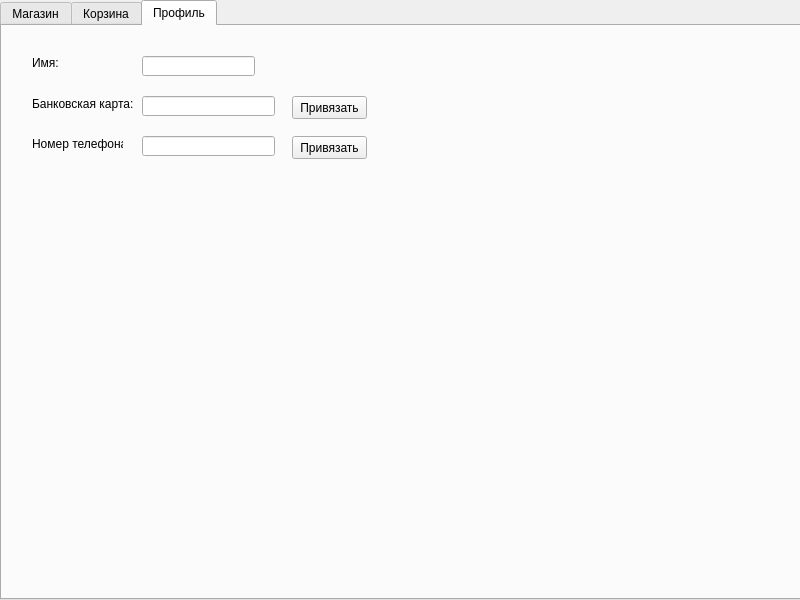
<?xml version="1.0" encoding="UTF-8"?>
<ui version="4.0">
 <class>MainWindow</class>
 <widget class="QMainWindow" name="MainWindow">
  <property name="geometry">
   <rect>
    <x>0</x>
    <y>0</y>
    <width>800</width>
    <height>600</height>
   </rect>
  </property>
  <property name="minimumSize">
   <size>
    <width>800</width>
    <height>600</height>
   </size>
  </property>
  <property name="maximumSize">
   <size>
    <width>800</width>
    <height>600</height>
   </size>
  </property>
  <property name="windowTitle">
   <string>MainWindow</string>
  </property>
  <widget class="QWidget" name="centralwidget">
   <widget class="QTabWidget" name="tabWidget">
    <property name="enabled">
     <bool>true</bool>
    </property>
    <property name="geometry">
     <rect>
      <x>0</x>
      <y>0</y>
      <width>802</width>
      <height>600</height>
     </rect>
    </property>
    <property name="currentIndex">
     <number>2</number>
    </property>
    <property name="documentMode">
     <bool>false</bool>
    </property>
    <property name="tabsClosable">
     <bool>false</bool>
    </property>
    <property name="movable">
     <bool>false</bool>
    </property>
    <widget class="QWidget" name="tab_market">
     <attribute name="title">
      <string>Магазин</string>
     </attribute>
     <widget class="QPushButton" name="btn_search">
      <property name="geometry">
       <rect>
        <x>430</x>
        <y>10</y>
        <width>75</width>
        <height>23</height>
       </rect>
      </property>
      <property name="text">
       <string>Поиск</string>
      </property>
     </widget>
     <widget class="QComboBox" name="cmb_categories">
      <property name="enabled">
       <bool>true</bool>
      </property>
      <property name="geometry">
       <rect>
        <x>250</x>
        <y>10</y>
        <width>161</width>
        <height>22</height>
       </rect>
      </property>
     </widget>
     <widget class="QTableWidget" name="tableWidget_market">
      <property name="enabled">
       <bool>true</bool>
      </property>
      <property name="geometry">
       <rect>
        <x>-1</x>
        <y>40</y>
        <width>800</width>
        <height>541</height>
       </rect>
      </property>
      <property name="acceptDrops">
       <bool>false</bool>
      </property>
      <property name="editTriggers">
       <set>QAbstractItemView::NoEditTriggers</set>
      </property>
      <property name="rowCount">
       <number>0</number>
      </property>
     </widget>
     <widget class="QLabel" name="label">
      <property name="geometry">
       <rect>
        <x>180</x>
        <y>10</y>
        <width>61</width>
        <height>16</height>
       </rect>
      </property>
      <property name="text">
       <string>Категории:</string>
      </property>
     </widget>
     <widget class="QPushButton" name="btn_add_to_basket">
      <property name="geometry">
       <rect>
        <x>520</x>
        <y>10</y>
        <width>111</width>
        <height>23</height>
       </rect>
      </property>
      <property name="text">
       <string>Добавить в корзину</string>
      </property>
     </widget>
    </widget>
    <widget class="QWidget" name="tab_basket">
     <attribute name="title">
      <string>Корзина</string>
     </attribute>
     <widget class="QTableWidget" name="tableWidget_basket">
      <property name="geometry">
       <rect>
        <x>20</x>
        <y>70</y>
        <width>511</width>
        <height>351</height>
       </rect>
      </property>
      <property name="editTriggers">
       <set>QAbstractItemView::NoEditTriggers</set>
      </property>
     </widget>
     <widget class="QLabel" name="label_2">
      <property name="geometry">
       <rect>
        <x>30</x>
        <y>40</y>
        <width>51</width>
        <height>16</height>
       </rect>
      </property>
      <property name="text">
       <string>Корзина:</string>
      </property>
     </widget>
     <widget class="QPushButton" name="btn_order">
      <property name="geometry">
       <rect>
        <x>550</x>
        <y>400</y>
        <width>75</width>
        <height>23</height>
       </rect>
      </property>
      <property name="text">
       <string>Оформить</string>
      </property>
     </widget>
     <widget class="QPushButton" name="btn_delete">
      <property name="geometry">
       <rect>
        <x>550</x>
        <y>360</y>
        <width>75</width>
        <height>23</height>
       </rect>
      </property>
      <property name="text">
       <string>Удалить</string>
      </property>
     </widget>
     <widget class="QPushButton" name="btn_reset">
      <property name="geometry">
       <rect>
        <x>550</x>
        <y>320</y>
        <width>75</width>
        <height>23</height>
       </rect>
      </property>
      <property name="text">
       <string>Сбросить</string>
      </property>
     </widget>
     <widget class="QLabel" name="label_3">
      <property name="geometry">
       <rect>
        <x>20</x>
        <y>440</y>
        <width>47</width>
        <height>13</height>
       </rect>
      </property>
      <property name="text">
       <string>Итого:</string>
      </property>
     </widget>
     <widget class="QLineEdit" name="lineEdit_total">
      <property name="geometry">
       <rect>
        <x>80</x>
        <y>440</y>
        <width>113</width>
        <height>20</height>
       </rect>
      </property>
      <property name="readOnly">
       <bool>true</bool>
      </property>
     </widget>
    </widget>
    <widget class="QWidget" name="tab_profile">
     <attribute name="title">
      <string>Профиль</string>
     </attribute>
     <widget class="QLabel" name="label_4">
      <property name="geometry">
       <rect>
        <x>30</x>
        <y>30</y>
        <width>47</width>
        <height>13</height>
       </rect>
      </property>
      <property name="text">
       <string>Имя:</string>
      </property>
     </widget>
     <widget class="QLineEdit" name="lineEdit_name">
      <property name="geometry">
       <rect>
        <x>140</x>
        <y>30</y>
        <width>113</width>
        <height>20</height>
       </rect>
      </property>
      <property name="readOnly">
       <bool>true</bool>
      </property>
     </widget>
     <widget class="QLabel" name="label_5">
      <property name="geometry">
       <rect>
        <x>30</x>
        <y>70</y>
        <width>101</width>
        <height>16</height>
       </rect>
      </property>
      <property name="text">
       <string>Банковская карта:</string>
      </property>
     </widget>
     <widget class="QLineEdit" name="lineEdit_card">
      <property name="geometry">
       <rect>
        <x>140</x>
        <y>70</y>
        <width>133</width>
        <height>20</height>
       </rect>
      </property>
      <property name="readOnly">
       <bool>true</bool>
      </property>
     </widget>
     <widget class="QPushButton" name="btn_link_card">
      <property name="geometry">
       <rect>
        <x>290</x>
        <y>70</y>
        <width>75</width>
        <height>23</height>
       </rect>
      </property>
      <property name="text">
       <string>Привязать</string>
      </property>
     </widget>
     <widget class="QLabel" name="label_6">
      <property name="geometry">
       <rect>
        <x>30</x>
        <y>110</y>
        <width>91</width>
        <height>16</height>
       </rect>
      </property>
      <property name="text">
       <string>Номер телефона:</string>
      </property>
     </widget>
     <widget class="QLineEdit" name="lineEdit_phone">
      <property name="geometry">
       <rect>
        <x>140</x>
        <y>110</y>
        <width>133</width>
        <height>20</height>
       </rect>
      </property>
      <property name="readOnly">
       <bool>true</bool>
      </property>
     </widget>
     <widget class="QPushButton" name="btn_link_phone">
      <property name="geometry">
       <rect>
        <x>290</x>
        <y>110</y>
        <width>75</width>
        <height>23</height>
       </rect>
      </property>
      <property name="text">
       <string>Привязать</string>
      </property>
     </widget>
     <widget class="QLabel" name="lbl_card_error">
      <property name="geometry">
       <rect>
        <x>380</x>
        <y>72</y>
        <width>351</width>
        <height>16</height>
       </rect>
      </property>
      <property name="text">
       <string/>
      </property>
     </widget>
     <widget class="QLabel" name="label_8">
      <property name="geometry">
       <rect>
        <x>380</x>
        <y>112</y>
        <width>351</width>
        <height>16</height>
       </rect>
      </property>
      <property name="text">
       <string/>
      </property>
     </widget>
    </widget>
   </widget>
  </widget>
 </widget>
 <resources/>
 <connections/>
</ui>
